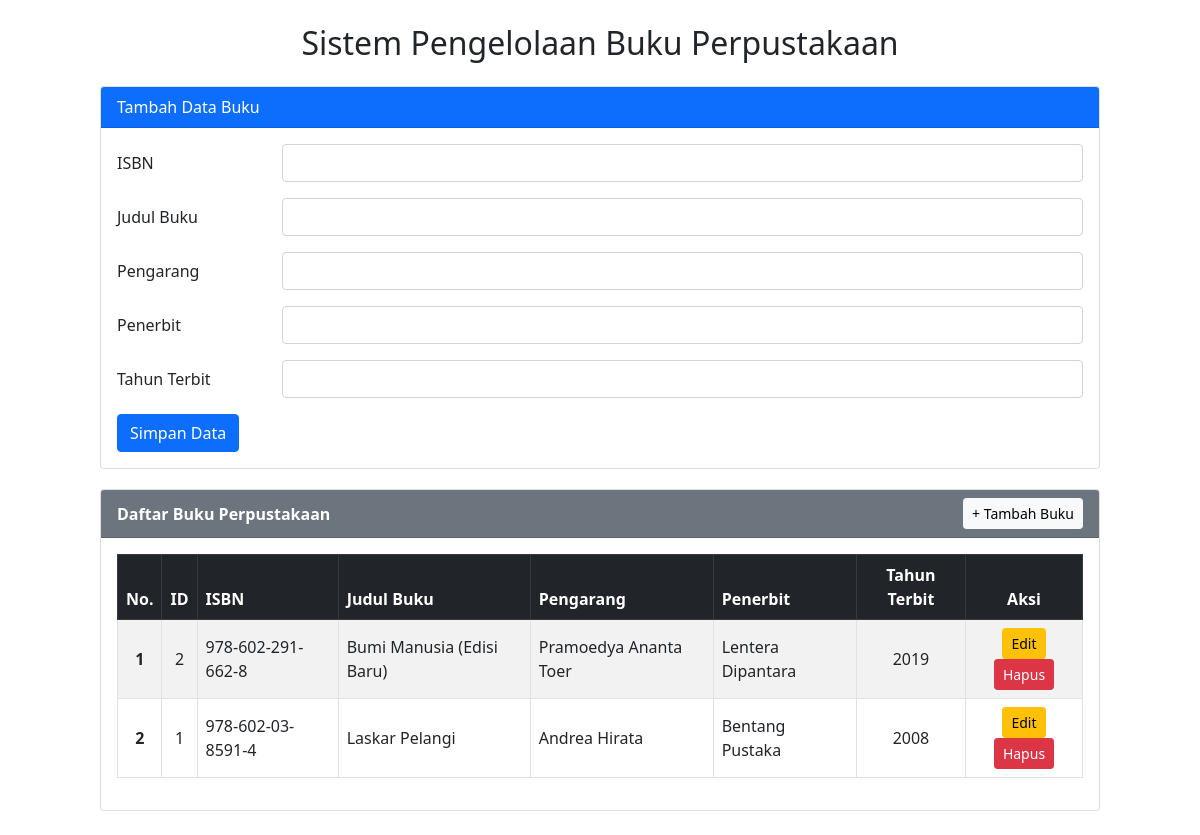
Page /PERTEMUAN2/index1.php on the committed database.
### tables this page shows
CREATE TABLE `buku` (
  `ID` int NOT NULL,
  `ISBN` varchar(20) NOT NULL,
  `JUDUL` varchar(100) NOT NULL,
  `PENGARANG` varchar(100) NOT NULL,
  `PENERBIT` varchar(50) NOT NULL,
  `TAHUN_TERBIT` int NOT NULL
);

### PERTEMUAN2/index1.php (the view, shortened to what this page needs)
<?php
$host = "localhost";
$user = "root";
$password = "";
$db = "sistem_pengelolaan_buku_perpustakaan";
$koneksi = mysqli_connect($host, $user, $password, $db);
$isbn = "";
$judul = "";
$pengarang = "";
$penerbit = "";
$tahun_terbit = "";
$op = "";
$sql2 = "SELECT * FROM buku ORDER BY ID DESC";
$q2 = mysqli_query($koneksi, $sql2);
?>
<!DOCTYPE html>
<html lang="en">
<head>
    <link href="https://cdn.jsdelivr.net/npm/bootstrap@5.0.2/dist/css/bootstrap.min.css" rel="stylesheet">
</head>
<body>
<div class="container my-4">
    <div class="mx-auto" style="max-width: 1000px; width: 100%;">
        <h2 class="text-center mb-4">Sistem Pengelolaan Buku Perpustakaan</h2>
        <div class="card" id="form-buku">
            <div class="card-header bg-primary text-white d-flex justify-content-between align-items-center">
                <span><?php echo ($op == 'edit') ? "Edit Data Buku" : "Tambah Data Buku"; ?></span>
            </div>
            <div class="card-body">
                <form action="" method="POST">
                    <div class="mb-3 row">
                        <label for="isbn" class="col-sm-2 col-form-label">ISBN</label>
                        <div class="col-sm-10">
                            <input type="text" class="form-control" id="isbn" name="isbn" value="<?php echo htmlspecialchars($isbn); ?>">
                        </div>
                    </div>
                    <div class="mb-3 row">
                        <label for="judul" class="col-sm-2 col-form-label">Judul Buku</label>
                        <div class="col-sm-10">
                            <input type="text" class="form-control" id="judul" name="judul" value="<?php echo htmlspecialchars($judul); ?>">
                        </div>
                    </div>
                    <div class="mb-3 row">
                        <label for="pengarang" class="col-sm-2 col-form-label">Pengarang</label>
                        <div class="col-sm-10">
                            <input type="text" class="form-control" id="pengarang" name="pengarang" value="<?php echo htmlspecialchars($pengarang); ?>">
                        </div>
                    </div>
                    <div class="mb-3 row">
                        <label for="penerbit" class="col-sm-2 col-form-label">Penerbit</label>
                        <div class="col-sm-10">
                            <input type="text" class="form-control" id="penerbit" name="penerbit" value="<?php echo htmlspecialchars($penerbit); ?>">
                        </div>
                    </div>
                    <div class="mb-3 row">
                        <label for="tahun_terbit" class="col-sm-2 col-form-label">Tahun Terbit</label>
                        <div class="col-sm-10">
                            <input type="text" class="form-control" id="tahun_terbit" name="tahun_terbit" value="<?php echo htmlspecialchars($tahun_terbit); ?>">
                        </div>
                    </div>
                    <div class="col-12">
                        <input type="submit" name="simpan" value="<?php echo ($op == 'edit') ? "Simpan Perubahan" : "Simpan Data"; ?>" class="btn btn-primary">
                    </div>
                </form>
            </div>
        </div>
        <div class="card">
            <div class="card-header text-white bg-secondary d-flex justify-content-between align-items-center">
                <span class="fw-bold">Daftar Buku Perpustakaan</span>
                <a href="#form-buku" class="btn btn-light btn-sm">+ Tambah Buku</a>
            </div>
            <div class="card-body">
                <div class="table-responsive">
                    <table class="table table-striped table-bordered align-middle">
                        <thead class="table-dark">
                            <tr>
                                <th scope="col" class="text-center">No.</th>
                                <th scope="col" class="text-center">ID</th>
                                <th scope="col">ISBN</th>
                                <th scope="col">Judul Buku</th>
                                <th scope="col">Pengarang</th>
                                <th scope="col">Penerbit</th>
                                <th scope="col" class="text-center">Tahun Terbit</th>
                                <th scope="col" class="text-center">Aksi</th>
                            </tr>
                        </thead>
                        <tbody>
                        <?php
                        if ($q2 && mysqli_num_rows($q2) > 0) {
                            $urut = 1;
                            while ($r2 = mysqli_fetch_array($q2)) {
                                $buku_id = $r2['ID'];
                                $buku_isbn = $r2['ISBN'];
                                $buku_judul = $r2['JUDUL'];
                                $buku_pengarang = $r2['PENGARANG'];
                                $buku_penerbit = $r2['PENERBIT'];
                                $buku_tahun_terbit = $r2['TAHUN_TERBIT'];
                        ?>
                            <tr>
                                <th scope="row" class="text-center"><?php echo $urut++; ?></th>
                                <td class="text-center"><?php echo htmlspecialchars($buku_id); ?></td>
                                <td><?php echo htmlspecialchars($buku_isbn); ?></td>
                                <td><?php echo htmlspecialchars($buku_judul); ?></td>
                                <td><?php echo htmlspecialchars($buku_pengarang); ?></td>
                                <td><?php echo htmlspecialchars($buku_penerbit); ?></td>
                                <td class="text-center"><?php echo htmlspecialchars($buku_tahun_terbit); ?></td>
                                <td class="text-center">
                                    <a href="index1.php?op=edit&id=<?php echo htmlspecialchars($buku_id); ?>"><button type="button" class="btn btn-warning btn-sm">Edit</button></a>
                                    <a href="index1.php?op=delete&id=<?php echo htmlspecialchars($buku_id); ?>" onclick="return confirm('Apakah anda yakin ingin menghapus data buku ini?')"><button type="button" class="btn btn-danger btn-sm">Hapus</button></a>
                                </td>
                            </tr>
                        <?php
                            }
                        } else {
                        ?>
                            <tr>
                                <td colspan="8" class="text-center text-muted py-3">Belum ada data buku.</td>
                            </tr>
                        <?php
                        }
                        ?>
                        </tbody>
                    </table>
                </div>
            </div>
        </div>
    </div>
</div>
</body>
</html>

### PERTEMUAN2/index1.php (style rules this page uses)
.mx-auto { width: 1000px; }
.card { margin-top: 15px; margin-bottom: 20px; }

### rows in the picture
buku: ID "2", ISBN "978-602-291-662-8", JUDUL "Bumi Manusia (Edisi Baru)", PENGARANG "Pramoedya Ananta Toer", PENERBIT "Lentera Dipantara", TAHUN_TERBIT "2019"
buku: ID "1", ISBN "978-602-03-8591-4", JUDUL "Laskar Pelangi", PENGARANG "Andrea Hirata", PENERBIT "Bentang Pustaka", TAHUN_TERBIT "2008"
